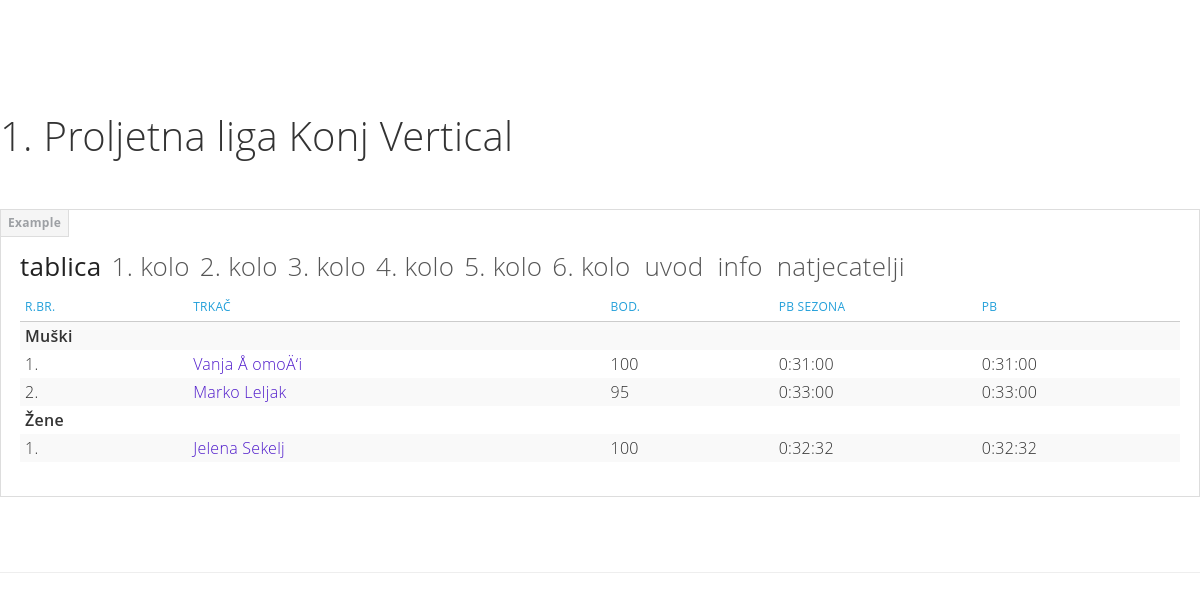
Screenshot of /get_league_info.php?league=3 (signed in) with the database file from the repository.
### tables this page shows
CREATE TABLE `league` (
  `lea_id` int(11) NOT NULL AUTO_INCREMENT,
  `leagr_id` int(11) DEFAULT NULL,
  `sco_id` int(11) DEFAULT NULL,
  `org_id` int(11) NOT NULL,
  `lea_nam` varchar(80) NOT NULL,
  `lea_nams` varchar(20) DEFAULT NULL,
  `lea_fr_dat` datetime DEFAULT NULL,
  `lea_to_dat` datetime DEFAULT NULL,
  `lea_day` int(11) DEFAULT NULL,
  `lea_day_sco` int(11) DEFAULT NULL,
  `lea_desc` varchar(300) DEFAULT NULL,
  `lea_rul` varchar(500) DEFAULT NULL,
  `lea_leagr_sn` varchar(1) DEFAULT NULL COMMENT 'league uses start numbers from league group',
  `activity` varchar(1) DEFAULT NULL,
  `date` datetime DEFAULT NULL,
  `lea_ent_fee` decimal(10,0) DEFAULT NULL,
  `lea_gps` varchar(100) DEFAULT NULL,
  `lea_web_gps` varchar(100) DEFAULT NULL,
  PRIMARY KEY (`lea_id`),
  KEY `sco_id_idx` (`sco_id`),
  CONSTRAINT `sco_id` FOREIGN KEY (`sco_id`) REFERENCES `scoring` (`sco_id`) ON DELETE NO ACTION ON UPDATE NO ACTION
);

CREATE TABLE `race` (
  `rac_id` int(11) NOT NULL AUTO_INCREMENT,
  `rac_typ_id` int(11) NOT NULL,
  `lea_id` int(11) DEFAULT NULL,
  `leagr_id` int(11) DEFAULT NULL,
  `val_id` int(11) DEFAULT NULL,
  `org_id` int(11) NOT NULL,
  `st_id` int(11) NOT NULL,
  `rac_lea_add` varchar(45) DEFAULT NULL COMMENT 'If race in several leagues, then write 3;4;12 as league id\\\\\\\\\\\\\\''s',
  `rac_leagr_add` varchar(45) DEFAULT NULL,
  `rac_typ_add` varchar(45) DEFAULT NULL COMMENT 'If race in several types, then write 3;4;12 as race type id\\\\\\''s',
  `rac_nam` varchar(80) NOT NULL COMMENT 'full name',
  `rac_nams` varchar(20) DEFAULT NULL COMMENT 'short name',
  `rac_fr_dat` datetime NOT NULL,
  `rac_to_dat` datetime DEFAULT NULL,
  `rac_start_dat` datetime DEFAULT NULL COMMENT 'Exact starting time',
  `rac_limit_dat` datetime DEFAULT NULL COMMENT 'Exact limit time',
  `rac_chrono` varchar(1) DEFAULT NULL COMMENT 'Chronometer - Y/N or D/N',
  `rac_kmH` float NOT NULL COMMENT 'Horizontal kilometers',
  `rac_kmHD` float DEFAULT NULL COMMENT 'Horizontal downhill kilometers',
  `rac_kmV` float NOT NULL COMMENT 'Vertical Kilometers',
  `rac_kmVD` float DEFAULT NULL COMMENT 'Vertical downhil kilometers',
  `rac_ent_fee` decimal(10,0) DEFAULT NULL COMMENT 'Entry fee',
  `rac_ent_fee_val` varchar(45) DEFAULT NULL COMMENT 'If race entry fee in several currencies, then write \\\\\\\\\\\\\\"fee,currency_id\\\\\\\\\\\\\\" as \\\\\\\\\\\\\\"100#2;120#4;200#5\\\\\\\\\\\\\\"',
  `rac_shirt` varchar(1) DEFAULT NULL,
  `rac_water` varchar(1) DEFAULT NULL,
  `rac_drink` varchar(1) DEFAULT NULL,
  `rac_eat` varchar(1) DEFAULT NULL,
  `rac_rs` varchar(1) DEFAULT NULL COMMENT 'rescue service',
  `rac_fraid` varchar(1) DEFAULT NULL COMMENT 'first aid',
  `rac_reg_fr_dat` datetime DEFAULT NULL,
  `rac_reg_to_dat` datetime DEFAULT NULL,
  `rac_desc` varchar(300) DEFAULT NULL,
  `rac_rul` varchar(500) DEFAULT NULL,
  `rac_man_eq` varchar(200) DEFAULT NULL COMMENT 'mandatory equipment, for example \\\\\\\\\\\\\\"compass; 1l water; buff\\\\\\\\\\\\\\"',
  `rac_chk` varchar(1) DEFAULT NULL COMMENT 'if race includes checkpoints',
  `rac_lea_rou` int(11) DEFAULT NULL COMMENT 'if race in league then round in league (1,2,3,...)',
  `rac_meal` varchar(1) DEFAULT NULL,
  `rac_gps` varchar(100) DEFAULT NULL,
  `rac_web_gps` varchar(100) DEFAULT NULL,
  `rac_transfer` varchar(1) DEFAULT NULL,
  `activity` varchar(1) DEFAULT NULL,
  `date` datetime NOT NULL,
  PRIMARY KEY (`rac_id`),
  KEY `rac_typ_id_idx` (`rac_typ_id`),
  KEY `st_num_idx` (`st_id`),
  CONSTRAINT `st_num` FOREIGN KEY (`st_id`) REFERENCES `start` (`st_id`),
  CONSTRAINT `rac_typ_id` FOREIGN KEY (`rac_typ_id`) REFERENCES `race_type` (`rac_typ_id`) ON DELETE NO ACTION ON UPDATE NO ACTION
);

### connect_to_mysql.php (called while the page is built, shortened)
<?php
function returnConnection()
{
$db_host = "localhost";
$db_username = "root";
$db_pass = "mysql";
$db_name = "konj";
$myConnection = mysqli_connect("$db_host","$db_username","$db_pass", "$db_name") or die ("could not connect to mysql");
return $myConnection;
}
?>

### functions.php (called while the page is built, shortened)
<?php
include "connect_to_mysql.php";
function queryMysql($query)
{
	$result = mysqli_query(returnConnection(), $query) or die(mysqli_error(returnConnection()));
	return $result;
}
?>

### get_league_info.php (the view, shortened to what this page needs)
<?php
require_once "components.php";
include_once 'head.php';
if(isset($_GET['league']))
    $league=sanitizeString($_GET['league']);
function get_league_results($leagueid){
    $query = "select * from league l
        left join club c on l.org_id=c.clu_id
        left join league_group lg on l.leagr_id=lg.leagr_id
        where lea_id='$leagueid'";
    $result = queryMysql($query);
    $leagueInfo = mysqli_fetch_row($result);
    $query = "SELECT rac_id, rac_nam, rac_lea_rou
        FROM race r
        where r.lea_id='$leagueid'
        order by rac_lea_rou";
    $races_in_league = queryMysql($query);
    $num_rounds = mysqli_num_rows(queryMysql($query));
    echo '
<div class="bs-docs-section">
   <div class="page-header">
      <h1 id="metro-pivot1">' . $leagueInfo[4] . '<small></small></h1>
   </div>
   <div class="bs-docs-example bs-docs-example-pivot">
      <div id="pivot" class="pivot slide">
         <div class="pivot-headers">
            <a href="#pivot" data-pivot-index="0" class="active">Tablica</a>';
    for($i=0;$i<$num_rounds;$i++){
        $row = mysqli_fetch_row($races_in_league);
        echo '<a href="#pivot" data-pivot-index="' . ($i+1) . '">' . $row[2] . '. kolo</a>';
    }
    echo '
        <a href="#pivot" data-pivot-index="' . ($num_rounds+1) . '">Uvod</a>
        <a href="#pivot" data-pivot-index="' . ($num_rounds+2) . '">Info</a>
        <a href="#pivot" data-pivot-index="' . ($num_rounds+3) . '">Natjecatelji</a>
        ';
    echo'</div>
         <div class="pivot-items">';
    echo'
         <div id="pivot-item-0" class="pivot-item active">
           <table class="table table-condensed table-hover table-striped">
              <thead>
              <tr>
                 <th class="span1">R.br.</th>
                 <th class="span2">Trka&#269;</th>
                 <th class="span1">Bod.</th>
                 <th class="span1">PB sezona</th>
                 <th class="span1">PB</th>
              </tr>
              </thead>
              <tbody>';
    $query = "select concat(per.per_nam, ' ', per.per_sur) as trkac, tr.per_id,sum(sco) as sco, per_sex,
        PB_league($leagueid, tr.per_id), PB_league_gr(tr.l_leagr_id, tr.per_id)
        from table_results tr
        inner join person per on tr.per_id=per.per_id
        where lea_id=$leagueid
        group by per_sex, tr.per_id
        order by per_sex desc, sum(sco) desc";
    $result = queryMysql($query);
    $num = mysqli_num_rows(queryMysql($query));
    $sex=null;
    $t=true;
    $br=0;
    for($i=0;$i<$num;$i++){
        if($i == 0){
            echo '
              <tr>
                 <td colspan=6><b>Mu&#353;ki</b></td>
              </tr>';
        }
        $row = mysqli_fetch_row($result);
        if($sex != null && $sex != $row[3] && $t){
            if($t){
                echo '
                  <tr>
                     <td colspan=6><b>&#381;ene</b></td>
                  </tr>';
            }
            $t=false;
            $br=$i;
            }
        echo '
          <tr>
             <td>' . ($i-$br+1) . '.</td>
             <td><a href="#" onclick=\'ajaxGetComponent("racer", ' . $row[1] . ')\'>' . $row[0] . '</a></td>
             <td>' . $row[2] . '</td>
             <td>' . $row[4] . '</td>
             <td>' . $row[5] . '</td>
          </tr>';
        $sex = $row[3];
    }
    echo '
                  </tbody>
               </table>
            </div>';
    echo'
         </div>
      </div>
   </div>
   <br/>
<hr class="bs-docs-separator">
</div>
    ';
}
if(isset($league)) get_league_results($league);
?>

### assets/css/bootmetro-responsive.css (style rules this page uses)
@media (min-width: 1200px) { [class*="span"] { float: left; min-height: 1px; margin-left: 30px; } }
@media (min-width: 1200px) { .span2 { width: 170px; } }
@media (min-width: 1200px) { .span1 { width: 70px; } }

### assets/css/bootmetro-ui-light.css (style rules this page uses)
a { color: #4f1acb; }
.accent-color, header h1, header h2, table th { color: #24A0DA; }

### assets/css/docs.css (style rules this page uses)
section, .bs-docs-section { padding-top: 30px; }
.bs-docs-section h1, .bs-docs-section h2, .bs-docs-section h3, .bs-docs-section h4, .bs-docs-section h5, .bs-docs-section h6 { margin: 10px 0; }
.bs-docs-separator { margin: 40px 0 39px; }
.bs-docs-example { position: relative; margin: 15px 0; padding: 39px 19px 14px; *padding-top: 19px; background-color: #fff; border: 1px solid #ddd; }
.bs-docs-example:after { content: "Example"; position: absolute; top: -1px; left: -1px; padding: 3px 7px; font-size: 12px; font-weight: bold; color: #9da0a4; background-color: #f5f5f5; border: 1px solid #ddd; }
.bs-docs-example-pivot { background-color: #FFF; }

### rows the page displays
league: lea_nam "1. Proljetna liga Konj Vertical"
race: rac_lea_rou "1"
race: rac_lea_rou "2"
race: rac_lea_rou "3"
race: rac_lea_rou "4"
race: rac_lea_rou "5"
race: rac_lea_rou "6"

### other values shown
$i-$br+1 "1"
$row[0] "Vanja Å omoÄ‘i"
$row[2] "100"
$row[4] "0:31:00"
$row[5] "0:31:00"
$i-$br+1 "2"
$row[0] "Marko Leljak"
$row[2] "95"
$row[4] "0:33:00"
$row[5] "0:33:00"
$row[0] "Jelena Sekelj"
$row[4] "0:32:32"
$row[5] "0:32:32"
